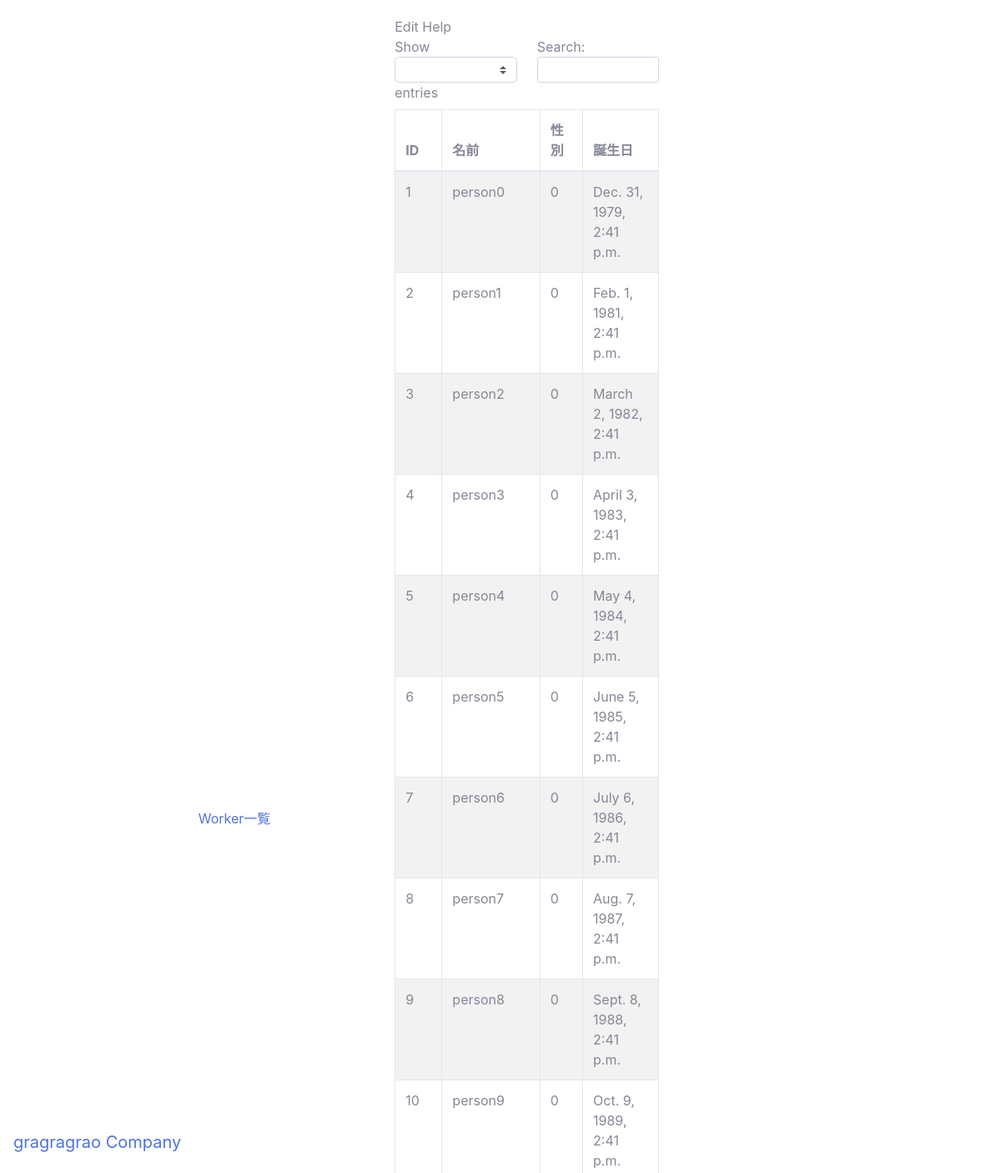
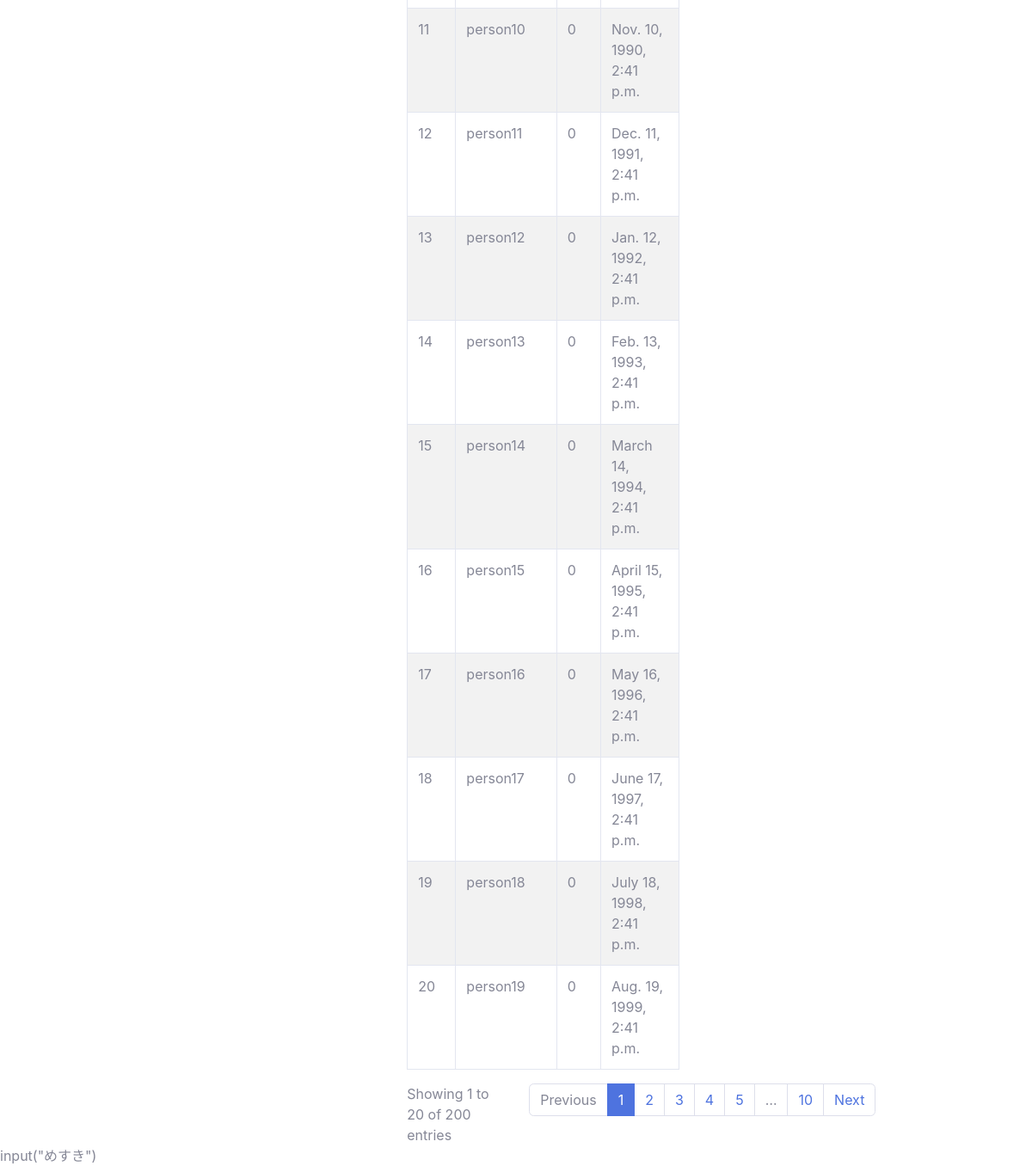
Screenshot of /worker_list/ with the database file from the repository (2 pictures, top to bottom).
### manager/models.py (models this page shows)
class Worker(models.Model):
    person = models.ForeignKey('Person', on_delete=models.CASCADE)
    joined_at = models.DateTimeField()
    quited_at = models.DateTimeField(null=True, blank=True)
    manager = models.ForeignKey('Manager', on_delete=models.CASCADE)

class Person(models.Model):
    MAN = 0
    WOMAN = 1
    HOKKAIDO = 0
    TOHOKU = 5
    TOKYO = 10
    CHIBA = 11
    KANAGAWA = 12
    SAITAMA = 13
    TOCHIGI = 14
    IBARAGI = 15
    CHUBU = 20
    KANSAI = 25
    CHUGOKU = 30
    SHIKOKU = 35
    KYUSHU = 40
    OKINAWA = 45
    name = models.CharField(max_length=128)
    birthday = models.DateTimeField()
    sex = models.IntegerField(editable=False)
    address_from = models.IntegerField()
    current_address = models.IntegerField()
    email = models.EmailField()

### manager/views.py (the view)
# urls.py: path('worker_list/', manager_view.WorkerListView.as_view(), name='worker_list'),  # URLとViewを組み合わせる！
class WorkerListView(TemplateView):
    template_name = "worker_list.html"
    def get(self, request, *args, **kwargs):
        context = super(WorkerListView, self).get_context_data(**kwargs)
        workers = Worker.objects.all()  # データベースからオブジェクトを取得して
        context['workers'] = workers  # 入れ物に入れる
        return render(self.request, self.template_name, context)

### manager/templates/worker_list.html (shortened to what this page needs)
{% extends "base.html" %}
{% load static %}
      {% block body %}
      <div id="wrapper">
        <div id="page-wrapper">
          <div class="row">
            <div class="col-lg-6 full-width margin-top-20percent" >
              <div class="panel panel-default full-width">
                <div class="panel-heading">
                  Edit Help
                </div>
                <div class="panel-body full-width full-height">
                  <table id="worker-list-table" class="table table-striped table-bordered table-hover dataTable no-footer dtr-inline full-width">
                    <thead>
                      <tr>
                        <th>ID</th>
                        <th>名前</th>
                        <th>性別</th>
                        <th>誕生日</th>
                      </tr>
                    </thead>
                    <tbody>
                    {% for worker in workers %}
                      <tr>
                        <td>{{worker.id}}</td>
                        <td>{{worker.person.name}}</td>
                        <td>{{worker.person.sex}}</td>
                        <td>{{worker.person.birthday}}</td>
                      </tr>
                    {% endfor %}
                    </tbody>
                  </table>
                </div>
              </div>
            </div>
          </div>
        </div>
      </div>
      {% endblock %}

### manager/templates/base.html (shortened to what this page needs)
<!DOCTYPE html>
<html lang="ja">
  <head>
    {% load static %}
    <link href="{% static 'bootstrap/vendor/bootstrap/scss/bootstrap.scss' %}" rel="stylesheet">
    <link href="{% static 'bootstrap/css/sb-admin-2.css' %}" rel="stylesheet">
    <link href="{% static 'bootstrap/vendor/fontawesome-free/css/fontawesome.min.css' %}" rel="stylesheet" type="text/css">
    <link href="{% static 'manager/css/structure.css' %}" rel="stylesheet" type="text/css">
  </head>
  <body>
    <div id="wrapper">
      <nav class="navbar navbar-default navbar-static-top manager-nav no-margin" role="navigation">
        <div class="navbar-header">
          <a class="navbar-brand">gragragrao Company</a>
        </div>
        <div class="navbar-default sidebar" role="navigation">
          <div class="sidebar-nav navbar-collapse">
            <ul class="nav" id="side-menu">
              <li><a href="/worker_list/">  Worker一覧</a></li>
            </ul>
          </div>
        </div>
      </nav>
      {% block body %}
      {% endblock %}
    </div>
  </body>
</html>

### static/manager/css/structure.css (style rules this page uses)
.full-height { height: 50%; }
.full-width { width: 100%; }
.margin-top-20percent { margin-top: 20px; }
.no-margin { margin: 0 !important; }

### rows the page displays
Worker: id "1", person.name "person0", person.sex "0", person.birthday "Dec. 31, 1979, 2:41 p.m."
Worker: id "2", person.name "person1", person.sex "0", person.birthday "Feb. 1, 1981, 2:41 p.m."
Worker: id "3", person.name "person2", person.sex "0", person.birthday "March 2, 1982, 2:41 p.m."
Worker: id "4", person.name "person3", person.sex "0", person.birthday "April 3, 1983, 2:41 p.m."
Worker: id "5", person.name "person4", person.sex "0", person.birthday "May 4, 1984, 2:41 p.m."
Worker: id "6", person.name "person5", person.sex "0", person.birthday "June 5, 1985, 2:41 p.m."
Worker: id "7", person.name "person6", person.sex "0", person.birthday "July 6, 1986, 2:41 p.m."
Worker: id "8", person.name "person7", person.sex "0", person.birthday "Aug. 7, 1987, 2:41 p.m."
Worker: id "9", person.name "person8", person.sex "0", person.birthday "Sept. 8, 1988, 2:41 p.m."
Worker: id "10", person.name "person9", person.sex "0", person.birthday "Oct. 9, 1989, 2:41 p.m."
Worker: id "11", person.name "person10", person.sex "0", person.birthday "Nov. 10, 1990, 2:41 p.m."
Worker: id "12", person.name "person11", person.sex "0", person.birthday "Dec. 11, 1991, 2:41 p.m."
Worker: id "13", person.name "person12", person.sex "0", person.birthday "Jan. 12, 1992, 2:41 p.m."
Worker: id "14", person.name "person13", person.sex "0", person.birthday "Feb. 13, 1993, 2:41 p.m."
Worker: id "15", person.name "person14", person.sex "0", person.birthday "March 14, 1994, 2:41 p.m."
Worker: id "16", person.name "person15", person.sex "0", person.birthday "April 15, 1995, 2:41 p.m."
Worker: id "17", person.name "person16", person.sex "0", person.birthday "May 16, 1996, 2:41 p.m."
Worker: id "18", person.name "person17", person.sex "0", person.birthday "June 17, 1997, 2:41 p.m."
Worker: id "19", person.name "person18", person.sex "0", person.birthday "July 18, 1998, 2:41 p.m."
Worker: id "20", person.name "person19", person.sex "0", person.birthday "Aug. 19, 1999, 2:41 p.m."
